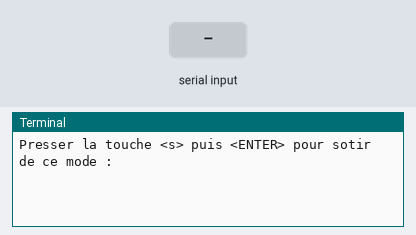
A program run on a simulated Raspberry Pi (BCM pin numbers). Parts: the last lines printed to the terminal. Inputs (shaded band) come from the test bench. The camera gives no picture and a still takes 0.5 s. At 3.3 s the program stops and its outputs stay as they are.

Above: at 1.2 s.
1.3 s: "1" typed at the terminal, then Enter
At 2.3 s:
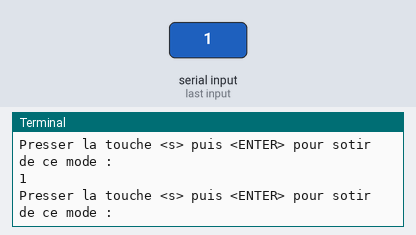
2.8 s: "s" typed at the terminal, then Enter
At 3.4 s:
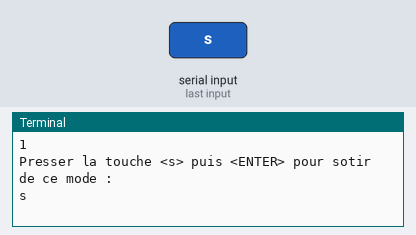

Measured:
- after the input at 1.3 s, the terminal: prints a new line at once (image 1)
- after the input at 2.8 s, the terminal: prints a new line at once (image 2)

The program:

preview_capture_img_picamera.py
```python
import picamera


def preview_record_mode(cam, nom_fichier,  h_res, v_res, x_0, y_0):
    cam.start_preview(fullscreen=False, window=(x_0, y_0, h_res, v_res))
    while True:
        t_clavier = input("Presser la touche <s> puis <ENTER> pour sotir de ce mode : \n")
        if t_clavier == "s":
            cam.stop_preview()
            cam.capture(nom_fichier)
            break


if __name__ == '__main__':

    camera = picamera.PiCamera()
    preview_record_mode(camera, "test.png",  640, 480, 1000, 0)
```
